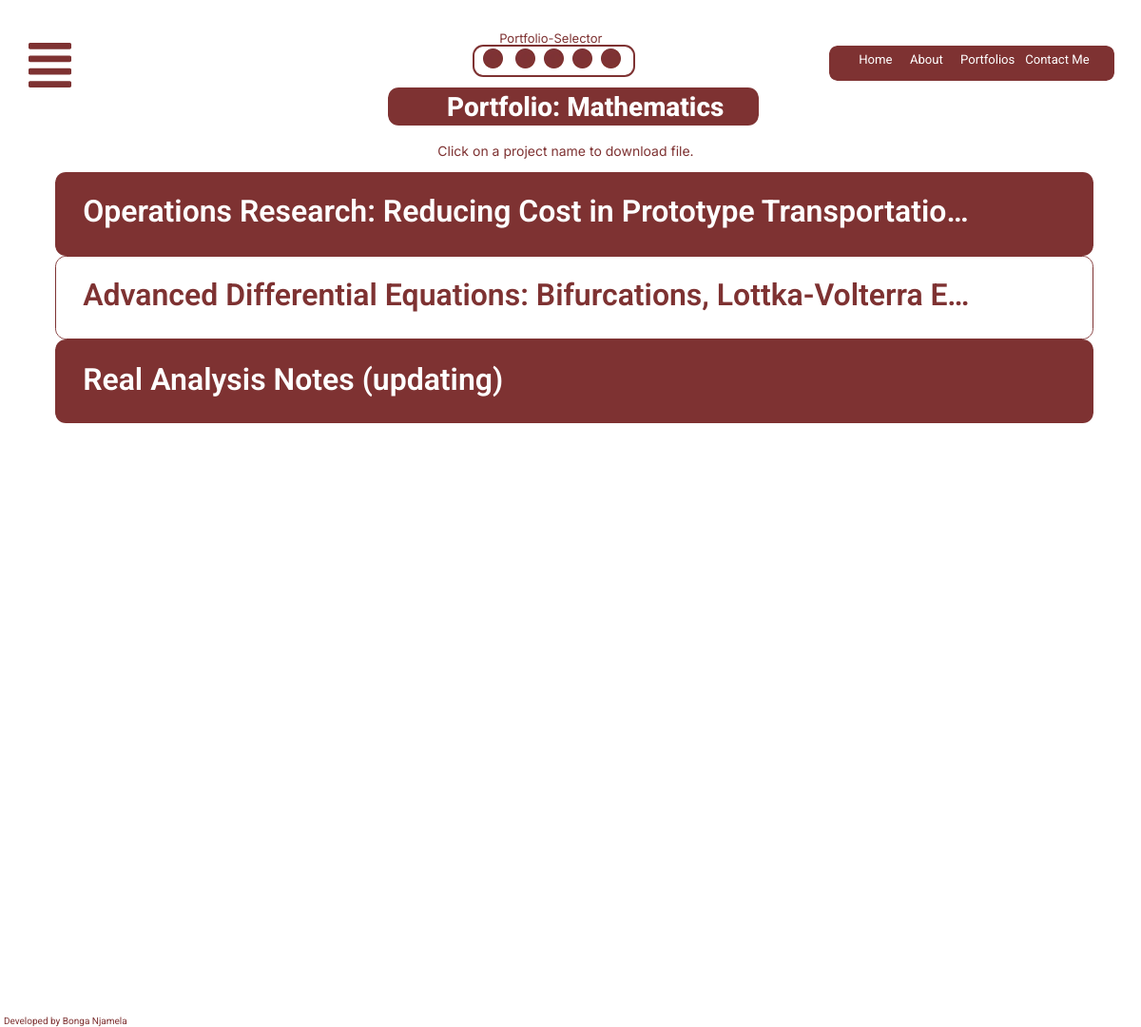
The app's page /math/, older data.
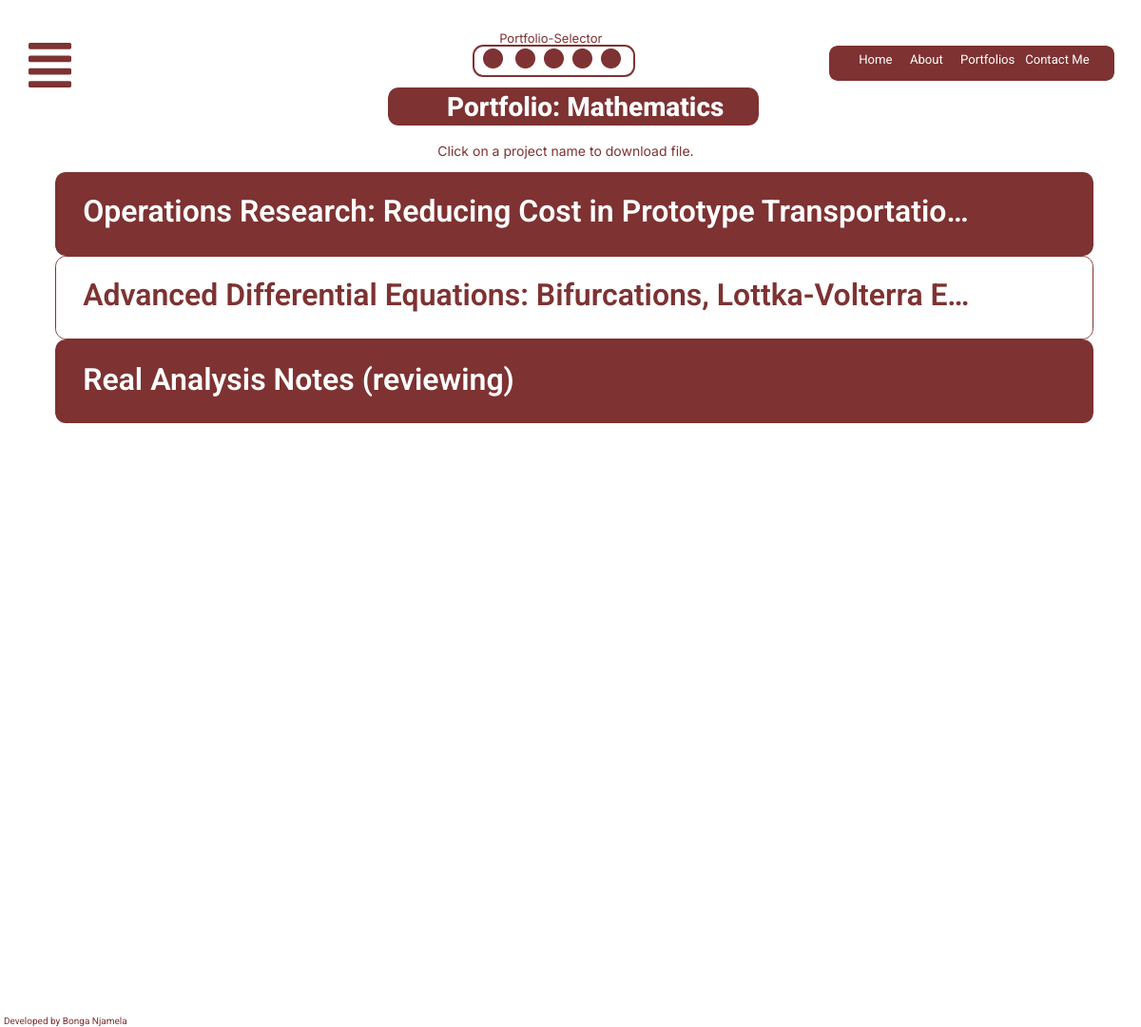
The same page, newer data.
### base/models.py (models this page shows, shortened)
class Portfolio(models.Model):
    class Meta:
        verbose_name_plural = "Projects"
        verbose_name = "Portfolio"
    name = models.CharField(max_length=200)
    zipproject = models.FileField(blank=True, null=True, upload_to="staticfiles/portfolio")
    tarproject = models.FileField(blank=True, null=True, upload_to="staticfiles/portfolio")
    created = models.DateTimeField(auto_now_add=True)
    slug = models.SlugField(null=True, blank=True)

### base/views.py (the view)
# urls.py: path("math/", views.MathPortfolioView.as_view(), name="math"),
class MathPortfolioView(generic.ListView):
    model = Portfolio
    template_name = "math-page.html"
    def get_queryset(self):
        return super().get_queryset()

### base/context_processors.py (called while the page is built)
def portfolio_context(request):
    portfolio = Portfolio.objects.all()
    return {'portfolio':  portfolio}

### base/template/base/math-page.html (shortened to what this page needs)
{% load static %}
<!DOCTYPE html>
<html lang="english">
  <head>
    <link rel="stylesheet" href="{% static 'cssfiles/style.css' %}" />
  </head>
  <body>
    <div>
      <link href="{% static 'cssfiles/math-page.css' %}" rel="stylesheet" />
      <div class="math-page-container">
        <div class="math-page-math-page">
          <div class="math-page-heading">
            <img
              src="{% static 'imgsfiles/headingrectangle46932-6x95-200h.png' %}"
              alt="headingrectangle46932"
              class="math-page-headingrectangle4"
            />
            <span class="math-page-text">
              <span>Portfolio: Mathematics</span>
            </span>
          </div>
          <img
            src="{% static 'imgsfiles/quickmenu6935-vfz9-200h.png' %}"
            alt="quickmenu6935"
            class="math-page-quickmenu"
          />
          <span class="math-page-text02"><a href="{% url 'base:about' %}">About</a></span>
          <span class="math-page-texthome"><a href="{% url 'base:home' %}">Home</a></span>
          <span class="math-page-text04"><a href="{% url 'base:projects' %}">Portfolios</a></span>
          <span class="math-page-text06"><a href="{% url 'base:contact' %}">Contact Me</a></span>
          <div class="math-page-portfoliotext">
            <span>Click on a project name to download file.</span>
         </div>
         <div class="math-page-mathprescard">
            <img
              src="{% static 'imgsfiles/compengfilescardi694-6sqp-200h.png' %}"
              alt="compengfilescardI694"
              class="math-page-compengfilescard"
              onclick="openPopUp('{{p.name}}', '{{p.zipproject.url}}','{{p.tarproject.url}}')"
            />
            {% for p in portfolio%}
            {% if p.id == 18%}
            <div class="math-page-text08" onclick="openPopUp('{{p.name}}', '{{p.zipproject.url}}','{{p.tarproject.url}}')">
                {{p.name}}
            </div>
          </div>
          <div class="math-page-mathprocard">
            <img
              src="{% static 'imgsfiles/compengfilescardi694-5xn-200h.png' %}"
              alt="compengfilescardI694"
              class="math-page-mathprocardimg"
              onclick="openPopUp('{{p.name}}', '{{p.zipproject.url}}','{{p.tarproject.url}}')"
            />
            {% elif p.id == 19 %}
            <div class="math-page-text10" onclick="openPopUp('{{p.name}}', '{{p.zipproject.url}}','{{p.tarproject.url}}')">
                {{p.name}}
            </div>
          </div>
          <div class="math-page-procard3">
            <img
              src="{% static 'imgsfiles/compengfilescardi694-smnp-200h.png' %}"
              alt="compengfilescardI694"
              class="math-page-procard3img"
              onclick="openPopUp('{{p.name}}', '{{p.zipproject.url}}','{{p.tarproject.url}}')"
            />
            {% elif p.id == 27 %}
            <div class="math-page-text12" onclick="openPopUp('{{p.name}}', '{{p.zipproject.url}}','{{p.tarproject.url}}')">
                {{p.name}}
            </div>
          </div>
          {% endif %}
          {% endfor %}
          <div class="math-page-themeselector">
           {% include './themeselector.html' %}
          </div>
          <div class="math-page-menubutton">
            <img
              src="{% static 'imgsfiles/menubutton3319-uc6.svg' %}"
              alt="menubutton3319"
              id="menubutton"
              onclick="showMenu()"
            />
              {% include './dropdownmenu.html' %}
              {% include './mediummenu.html' %}
          </div>
            {% include './projectpopup.html' %}
          <span class="math-page-dev">
            <span>Developed by Bonga Njamela</span>
          </span>
        </div>
      </div>
    </div>
  </body>
</html>

Row changes from the older to the newer data that the page shows:
changed Portfolio: name "Real Analysis Notes (updating)" → "Real Analysis Notes (reviewing)"
